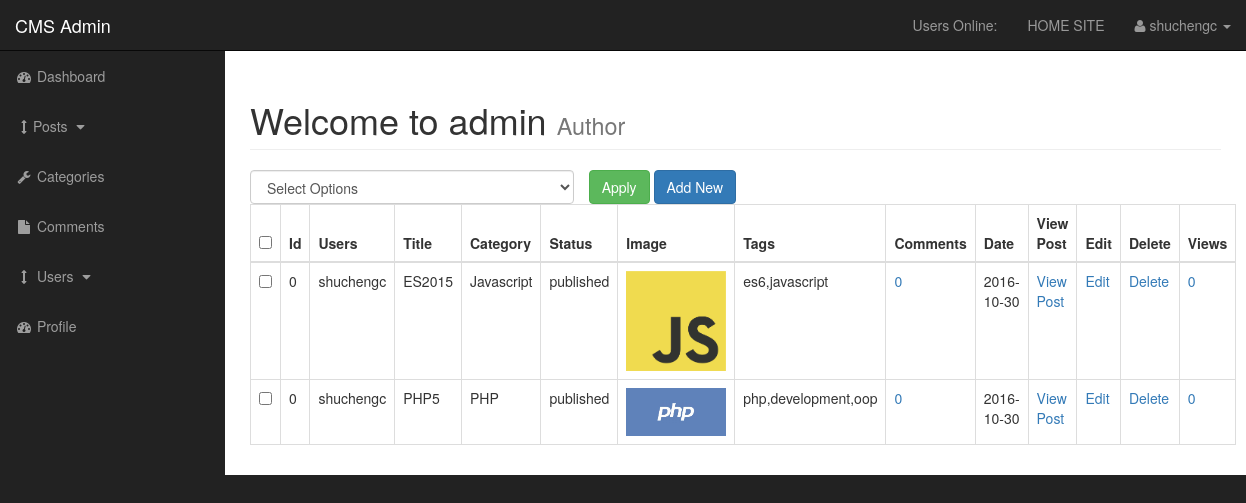
/admin/posts.php (signed in), run on the app's committed database.
### tables this page shows
CREATE TABLE `posts` (
  `post_id` int(3) NOT NULL,
  `post_category_id` int(3) NOT NULL,
  `post_title` varchar(255) NOT NULL,
  `post_author` varchar(255) NOT NULL,
  `post_user` varchar(255) NOT NULL,
  `post_date` date NOT NULL,
  `post_image` text NOT NULL,
  `post_content` text NOT NULL,
  `post_tags` varchar(255) NOT NULL,
  `post_comment_count` varchar(255) NOT NULL,
  `post_status` varchar(255) NOT NULL DEFAULT 'draft',
  `post_views_count` int(11) NOT NULL
);

CREATE TABLE `categories` (
  `cat_id` int(3) NOT NULL,
  `cat_title` varchar(255) NOT NULL
);

### admin/includes/view_all_posts.php (the view, shortened to what this page needs)
<form action="" method='post'>
    <table class="table table-bordered table-hover">
        <div id="bulkOptionContainer" class="col-xs-4">
            <select class="form-control" name="bulk_options" id="">
                <option value="">Select Options</option>
            </select>
        </div>
        <div class="col-xs-4">
            <input type="submit" name="submit" class="btn btn-success" value="Apply">
            <a class="btn btn-primary" href="posts.php?source=add_post">Add New</a>
        </div>
        <thead>
            <tr>
                <th><input id="selectAllBoxes" type="checkbox"></th>
                <th>Id</th>
                <th>Users</th>
                <th>Title</th>
                <th>Category</th>
                <th>Status</th>
                <th>Image</th>
                <th>Tags</th>
                <th>Comments</th>
                <th>Date</th>
                <th>View Post</th>
                <th>Edit</th>
                <th>Delete</th>
                <th>Views</th>
            </tr>
        </thead>
        <tbody>
            <?php
                $query = "SELECT * FROM posts ORDER BY post_id DESC ";
                $select_posts = mysqli_query($connection,$query);
                while($row = mysqli_fetch_assoc($select_posts )) {
                    $post_id            = $row['post_id'];
                    $post_author        = $row['post_author'];
                    $post_user          = $row['post_user'];
                    $post_title         = $row['post_title'];
                    $post_category_id   = $row['post_category_id'];
                    $post_status        = $row['post_status'];
                    $post_image         = $row['post_image'];
                    $post_tags          = $row['post_tags'];
                    $post_date          = $row['post_date'];
                    $post_views_count   = $row['post_views_count'];
                    echo "<tr>";
            ?>
                <td><input class='checkBoxes' type='checkbox' name='checkBoxArray[]' value='<?php echo $post_id; ?>'></td>
                <?php
                echo "<td>$post_id </td>";
                if(!empty($post_author)) {
                    echo "<td>$post_author</td>";
                } elseif(!empty($post_user)) {
                    echo "<td>$post_user</td>";
                }
                echo "<td>$post_title</td>";
                $query = "SELECT * FROM categories WHERE cat_id = {$post_category_id} ";
                $select_categories_id = mysqli_query($connection,$query);
                while($row = mysqli_fetch_assoc($select_categories_id)) {
                    $cat_title = $row['cat_title'];
                    echo "<td>$cat_title</td>";
                }
                echo "<td>$post_status</td>";
                echo "<td><img width='100' src='../images/$post_image' alt='image'></td>";
                echo "<td>$post_tags</td>";
                $query = "SELECT * FROM comments WHERE comment_post_id = $post_id";
                $send_comment_query = mysqli_query($connection, $query);
                $count_comments = mysqli_num_rows($send_comment_query);
                echo "<td><a href='post_comments.php?id=$post_id'>$count_comments</a></td>";
                echo "<td>$post_date </td>";
                echo "<td><a href='../post.php?p_id={$post_id}'>View Post</a></td>";
                echo "<td><a href='posts.php?source=edit_post&p_id={$post_id}'>Edit</a></td>";
                echo "<td><a rel='$post_id' href='javascript:void(0)' class='delete_link'>Delete</a></td>";
                echo "<td><a href='posts.php?reset={$post_id}'>{$post_views_count}</a></td>";
                echo "</tr>";
            }
                ?>
        </tbody>
    </table>
</form>

### admin/css/sb-admin.css (style rules this page uses)
body { margin-top: 100px; background-color: #222; }
@media (min-width:768px) { body { margin-top: 50px; } }
#bulkOptionContainer { padding: 0px;; }

### data on the page
posts: post "0", post_user "shuchengc", post_title "ES2015", post_status "published", post_image (picture), post_tags "es6,javascript", count_comments "0", post_date "2016-10-30", post_views_count "0"
categories: cat_title "Javascript"
posts: post "0", post_user "shuchengc", post_title "PHP5", post_status "published", post_image (picture), post_tags "php,development,oop", count_comments "0", post_date "2016-10-30", post_views_count "0"
categories: cat_title "PHP"

### other printed values
$_SESSION['username'] "shuchengc"
